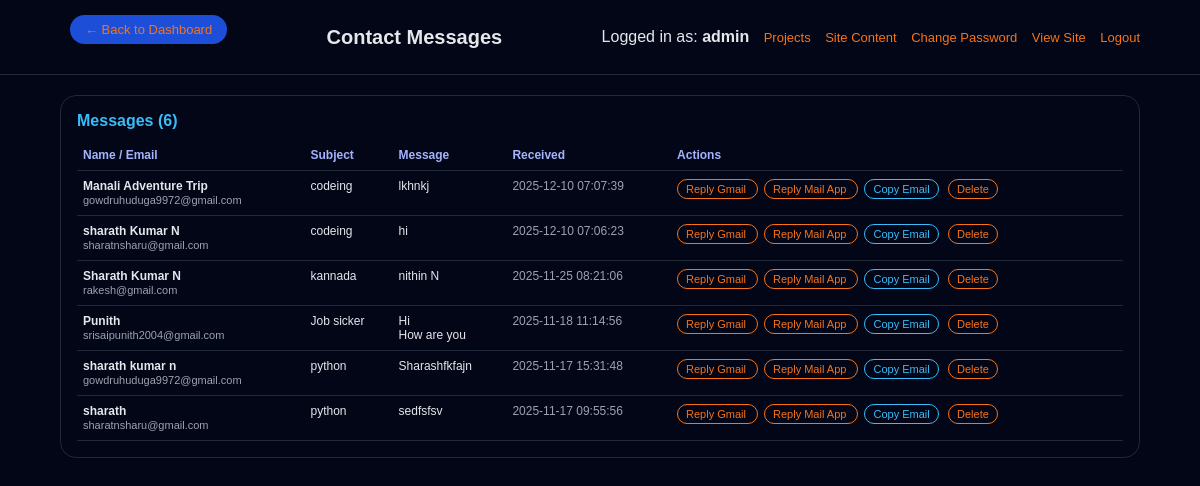
The app's page /admin_messages.php (signed in) with its own data.
### tables this page shows
CREATE TABLE `contact_messages` (
  `id` int(11) NOT NULL,
  `name` varchar(100) NOT NULL,
  `email` varchar(150) NOT NULL,
  `subject` varchar(200) NOT NULL,
  `message` text NOT NULL,
  `created_at` timestamp NOT NULL DEFAULT current_timestamp()
);

### admin_messages.php (the view, shortened to what this page needs)
<?php
require "config.php";
$perPage = 10;
$page = isset($_GET['page']) ? (int)$_GET['page'] : 1;
$offset = ($page - 1) * $perPage;
$totalRes = $conn->query("SELECT COUNT(*) AS cnt FROM contact_messages");
$totalRow = $totalRes->fetch_assoc();
$totalMessages = (int)$totalRow['cnt'];
$stmt = $conn->prepare("SELECT id, name, email, subject, message, created_at
                        FROM contact_messages
                        ORDER BY created_at DESC
                        LIMIT ?, ?");
$stmt->bind_param("ii", $offset, $perPage);
$stmt->execute();
$result = $stmt->get_result();
$messages = [];
if ($result && $result->num_rows > 0) {
    while ($row = $result->fetch_assoc()) {
        $messages[] = $row;
    }
}
?>
<!DOCTYPE html>
<html lang="en">
<head>
    <link rel="stylesheet" href="style.css">
</head>
<body>
<div class="admin-wrapper">
    <div class="admin-header">
        <div class="container">
            <a href="admin_dashboard.php" class="admin-back-btn">← Back to Dashboard</a>
            <h1>Contact Messages</h1>
            <div>
                <span>Logged in as: <strong><?php echo htmlspecialchars($_SESSION['admin_username']); ?></strong></span>
                <a href="admin_dashboard.php">Projects</a>
                <a href="admin_content.php">Site Content</a>
                <a href="admin_change_password.php">Change Password</a>
                <a href="index.php" target="_blank">View Site</a>
                <a href="logout.php">Logout</a>
            </div>
        </div>
    </div>
    <div class="admin-container">
        <div class="admin-card">
            <h2>Messages (<?php echo $totalMessages; ?>)</h2>
            <?php if (!empty($messages)): ?>
                <table class="messages-table">
                    <thead>
                    <tr>
                        <th>Name / Email</th>
                        <th>Subject</th>
                        <th>Message</th>
                        <th>Received</th>
                        <th>Actions</th>
                    </tr>
                    </thead>
                    <tbody>
                    <?php foreach ($messages as $m): ?>
                        <?php
                            $gmailUrl = "https://mail.google.com/mail/?view=cm&fs=1"
                                . "&to=" . urlencode($m['email'])
                                . "&su=" . urlencode("Re: " . $m['subject'])
                                . "&body=" . urlencode("\n\n--- Original message ---\n" . $m['message']);
                            $mailtoUrl = "mailto:" . rawurlencode($m['email'])
                                . "?subject=" . rawurlencode("Re: " . $m['subject'])
                                . "&body=" . rawurlencode("\n\n--- Original message ---\n" . $m['message']);
                        ?>
                        <tr>
                            <td>
                                <strong><?php echo htmlspecialchars($m['name']); ?></strong><br>
                                <span class="msg-meta"><?php echo htmlspecialchars($m['email']); ?></span>
                            </td>
                            <td><?php echo htmlspecialchars($m['subject']); ?></td>
                            <td><?php echo nl2br(htmlspecialchars($m['message'])); ?></td>
                            <td class="msg-meta">
                                <?php echo htmlspecialchars($m['created_at']); ?>
                            </td>
                            <td class="msg-actions">
                                <a href="<?php echo $gmailUrl; ?>" target="_blank">
                                    Reply Gmail
                                </a>
                                <a href="<?php echo $mailtoUrl; ?>">
                                    Reply Mail App
                                </a>
                                <button type="button"
                                    onclick="copyEmail('<?php echo htmlspecialchars($m['email'], ENT_QUOTES); ?>')">
                                    Copy Email
                                </button>
                                <a href="admin_messages.php?delete=<?php echo (int)$m['id']; ?>"
                                   onclick="return confirm('Delete this message?');">
                                    Delete
                                </a>
                            </td>
                        </tr>
                    <?php endforeach; ?>
                    </tbody>
                </table>
            <?php else: ?>
                <p>No messages received yet.</p>
            <?php endif; ?>
        </div>
    </div>
</div>
</body>
</html>

### style.css (style rules this page uses)
* { margin: 0; padding: 0; box-sizing: border-box; font-family: Arial, Helvetica, sans-serif; }
html, body { height: 100%; max-width: 100%; overflow-x: hidden; }
body { background: #020617; color: #e5e7eb; min-height: 100vh; }
.container { width: 90%; max-width: 1100px; margin: 0 auto; }
.admin-back-btn { display: inline-block; padding: 6px 14px; margin-bottom: 15px; background: #1d4ed8; color: white; font-size: 13px; border-radius: 999px; text-decoration: none; border: 1px solid transparent; transition: 0.2s; }

### admin_messages.php (style rules this page uses)
.admin-wrapper { min-height: 100vh; background: #020617; color: #e5e7eb; padding-bottom: 40px; }
.admin-header { padding: 15px 0; border-bottom: 1px solid #1f2937; margin-bottom: 20px; }
.admin-header .container { display: flex; justify-content: space-between; align-items: center; }
.admin-header h1 { font-size: 20px; }
.admin-header a { font-size: 13px; color: #f97316; text-decoration: none; margin-left: 10px; }
.admin-container { width: 90%; max-width: 1100px; margin: 0 auto; }
.admin-card { background: #020617; border-radius: 16px; border: 1px solid #1f2937; padding: 16px; font-size: 13px; }
.admin-card h2 { font-size: 16px; margin-bottom: 10px; color: #38bdf8; }
.messages-table { width: 100%; border-collapse: collapse; }
.messages-table th, .messages-table td { border-bottom: 1px solid #1f2937; padding: 8px 6px; vertical-align: top; }
.messages-table th { font-size: 12px; text-align: left; color: #a5b4fc; }
.messages-table td { font-size: 12px; }
.msg-meta { font-size: 11px; color: #9ca3af; }
.msg-actions a, .msg-actions button { font-size: 11px; color: #f97316; text-decoration: none; margin-right: 6px; background: none; border: 1px solid #f97316; border-radius: 999px; padding: 3px 8px; cursor: pointer; }
.msg-actions button { color: #38bdf8; border-color: #38bdf8; }

### records on screen
contact_messages: name "Manali Adventure Trip", email "gowdruhuduga9972@gmail.com", subject "codeing", message "lkhnkj", created_at "2025-12-10 07:07:39"
contact_messages: name "sharath Kumar N", email "sharatnsharu@gmail.com", subject "codeing", message "hi", created_at "2025-12-10 07:06:23"
contact_messages: name "Sharath Kumar N", email "rakesh@gmail.com", subject "kannada", message "nithin N", created_at "2025-11-25 08:21:06"
contact_messages: name "Punith", email "srisaipunith2004@gmail.com", subject "Job sicker", message "Hi How are you", created_at "2025-11-18 11:14:56"
contact_messages: name "sharath kumar n", email "gowdruhuduga9972@gmail.com", subject "python", message "Sharashfkfajn", created_at "2025-11-17 15:31:48"
contact_messages: name "sharath", email "sharatnsharu@gmail.com", subject "python", message "sedfsfsv", created_at "2025-11-17 09:55:56"

### other values on screen
$_SESSION['admin_username'] "admin"
$totalMessages "6"
